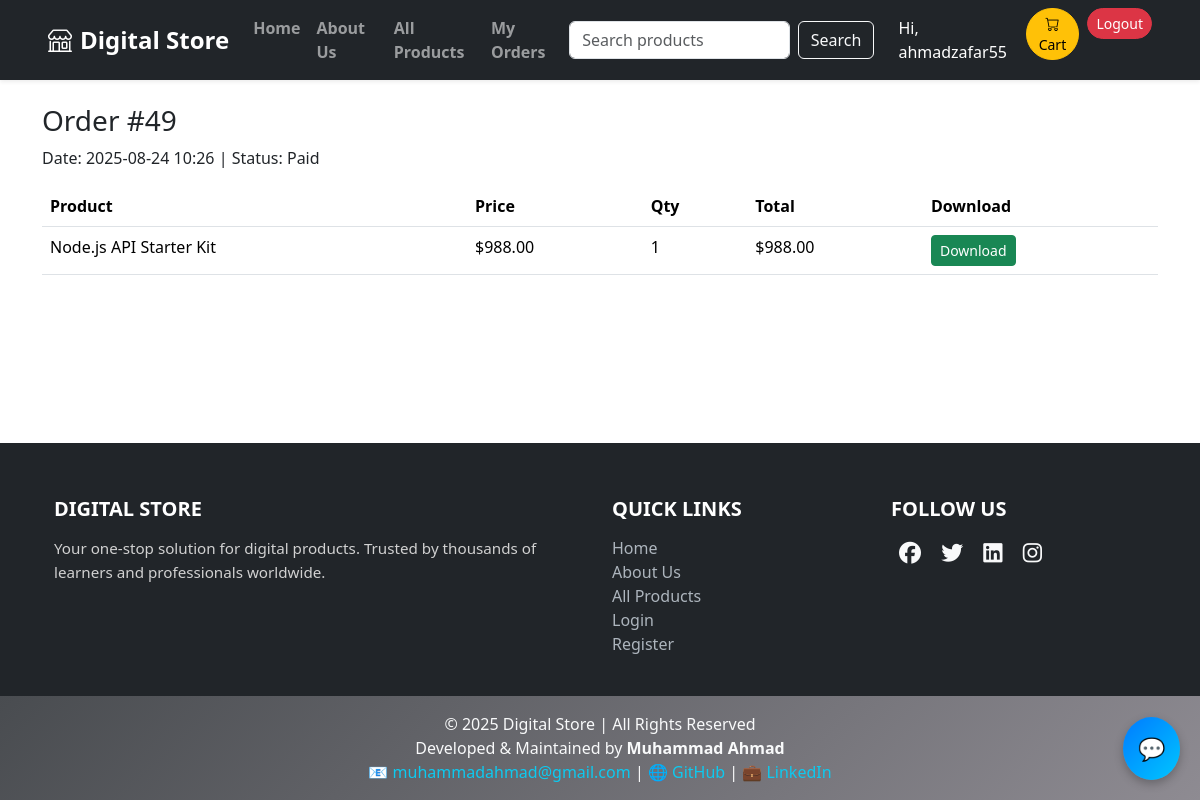
Page /store/orders/49/ (signed in) on the committed database.
### store/models.py (models this page shows, shortened)
class Order(models.Model):
    user = models.ForeignKey(User, on_delete=models.CASCADE, related_name='orders')
    created_at = models.DateTimeField(auto_now_add=True)
    paid = models.BooleanField(default=False)
    total = models.DecimalField(max_digits=10, decimal_places=2, default=0)
    class Meta:
        ordering = ['-created_at']

class OrderItem(models.Model):
    order = models.ForeignKey(Order, on_delete=models.CASCADE, related_name='items')
    product = models.ForeignKey(Product, on_delete=models.CASCADE)
    price = models.DecimalField(max_digits=8, decimal_places=2)
    quantity = models.PositiveIntegerField(default=1)
    def line_total(self):
        return self.price * self.quantity

class Product(models.Model):
    title = models.CharField(max_length=200)
    slug = models.SlugField(max_length=220, unique=True)
    category = models.ForeignKey(Category, on_delete=models.CASCADE, related_name='products')
    description = models.TextField()
    price = models.DecimalField(max_digits=8, decimal_places=2)
    image = models.ImageField(upload_to=product_image_path, blank=True, null=True)
    file = models.FileField(upload_to=product_file_path)
    is_active = models.BooleanField(default=True)
    created_at = models.DateTimeField(auto_now_add=True)
    class Meta:
        ordering = ['-created_at']

### store/views.py (the view)
# urls.py: path('orders/<int:order_id>/', views.order_detail, name='order_detail'),
@login_required
def order_detail(request, order_id):
    order = get_object_or_404(Order, id=order_id, user=request.user)
    return render(request, 'store/order_detail.html', {'order': order})

### store/templatetags/cart_extras.py (called while the page is built)
@register.filter
def currency(value):
    try:
        return f"${float(value):.2f}"
    except Exception:
        return value

### store/templates/store/order_detail.html (shortened to what this page needs)
{% extends 'base.html' %}
{% load cart_extras %}
{% block content %}
<h3>Order #{{ order.id }}</h3>
<p>Date: {{ order.created_at|date:'Y-m-d H:i' }} | Status: {% if order.paid %}Paid{% else %}Unpaid{% endif %}</p>
<table class="table">
  <thead><tr><th>Product</th><th>Price</th><th>Qty</th><th>Total</th><th>Download</th></tr></thead>
  <tbody>
    {% for item in order.items.all %}
    <tr>
      <td>{{ item.product.title }}</td>
      <td>{{ item.price|currency }}</td>
      <td>{{ item.quantity }}</td>
      <td>{{ item.line_total|currency }}</td>
      <td>
        {% if order.paid %}
          <a class="btn btn-sm btn-success" href="{% url 'store:secure_download' item.product.id %}">Download</a>
        {% else %}
          <span class="text-muted">Pay to download</span>
        {% endif %}
      </td>
    </tr>
    {% endfor %}
  </tbody>
</table>
{% endblock %}

### store/templates/base.html (shortened to what this page needs)
{% load static %}
<!DOCTYPE html>
<html lang="en">
<head>
  <link rel="stylesheet" href="https://cdn.jsdelivr.net/npm/bootstrap-icons@1.11.1/font/bootstrap-icons.css">
  <link rel="stylesheet" href="https://cdn.jsdelivr.net/npm/bootstrap@5.3.3/dist/css/bootstrap.min.css">
  <link rel="stylesheet" href="{% static 'store/css/styles.css' %}">
  <link rel="stylesheet" href="https://cdnjs.cloudflare.com/ajax/libs/font-awesome/6.5.0/css/all.min.css">
</head>
<body>
<nav class="navbar navbar-expand-lg navbar-dark bg-dark shadow-sm sticky-top ">
  <div class="container-fluid px-5">
    <a class="navbar-brand fw-bold fs-4" href="{% url 'store:index' %}">
      <i class="bi bi-shop me-2"></i>Digital Store
    </a>
    <div class="collapse navbar-collapse" id="navbarContent">
      <ul class="navbar-nav me-auto mb-2 mb-lg-0">
        <li class="nav-item">
          <a class="nav-link fw-semibold" href="{% url 'store:index' %}">Home</a>
        </li>
        <li class="nav-item">
          <a class="nav-link fw-semibold" href="{% url 'store:about' %}">About Us</a>
        </li>
        <li class="nav-item">
          <a class="nav-link fw-semibold" href="{% url 'store:all_products' %}">All Products</a>
        </li>
        <li class="nav-item">
          <a class="nav-link fw-semibold" href="{% url 'store:orders' %}">My Orders</a>
        </li>
      </ul>
      <form class="d-flex me-3" action="{% url 'store:search' %}">
        <input class="form-control me-2 " type="search" name="q" placeholder="Search products">
        <button class="btn btn-outline-light ">Search</button>
      </form>
      <ul class="navbar-nav mb-2 mb-lg-0">
        {% if user.is_authenticated %}
          <li class="nav-item d-flex align-items-center me-2">
            <span class="nav-link text-white">Hi, {{ user.username }}</span>
          </li>
          <li class="nav-item me-2">
            <a class="btn btn-warning btn-sm rounded-pill" href="{% url 'store:cart' %}">
              <i class="bi bi-cart"></i> Cart
            </a>
          </li>
          <li class="nav-item">
            <form action="{% url 'logout' %}" method="post" class="d-inline">
              <button type="submit" class="btn btn-danger btn-sm rounded-pill">Logout</button>
            </form>
          </li>
        {% endif %}
      </ul>
    </div>
  </div>
</nav>
<main class="container my-4">
  {% block content %}{% endblock %}
</main>
 {% block footer %}
    <footer class="text-white text-center text-lg-start">
      <div class="container p-4">
        <div class="row">
          <div class="col-lg-6 col-md-12 mb-4 mb-md-0 text-start">
            <h5 class="text-uppercase">Digital Store</h5>
            <p>
              Your one-stop solution for digital products.
              Trusted by thousands of learners and professionals worldwide.
            </p>
          </div>
          <div class="col-lg-3 col-md-6 mb-4 mb-md-0">
            <h5 class="text-uppercase">Quick Links</h5>
            <ul class="list-unstyled">
              <li><a href="{% url 'store:index' %}">Home</a></li>
              <li><a href="{% url 'store:about' %}">About Us</a></li>
              <li><a href="{% url 'store:all_products' %}">All Products</a></li>
              <li><a href="{% url 'login' %}">Login</a></li>
              <li><a href="{% url 'store:register' %}">Register</a></li>
            </ul>
          </div>
          <div class="col-lg-3 col-md-6 mb-4 mb-md-0">
            <h5 class="text-uppercase">Follow Us</h5>
            <div class="social-icons mt-2">
              <a href="https://facebook.com" target="_blank"><i class="fab fa-facebook"></i></a>
              <a href="https://twitter.com" target="_blank"><i class="fab fa-twitter"></i></a>
              <a href="https://linkedin.com" target="_blank"><i class="fab fa-linkedin"></i></a>
              <a href="https://instagram.com" target="_blank"><i class="fab fa-instagram"></i></a>
            </div>
          </div>
        </div>
      </div>
      <div class="text-center p-3" style="background: linear-gradient(135deg, #494c50ff, #8e8b92ff); color: #f8f9fa;">
        © 2025 Digital Store | All Rights Reserved <br>
        Developed & Maintained by <strong>Muhammad Ahmad</strong> <br>
        📧 <a href="mailto:muhammadahmad5165@gmail.com" class="text-decoration-none text-info">muhammadahmad@gmail.com</a> |
        🌐 <a href="https://github.com/muhammadahmad516576" target="_blank" class="text-decoration-none text-info">GitHub</a> |
        💼 <a href="https://www.linkedin.com/in/muhammad-ahmad-0608b5278" target="_blank" class="text-decoration-none text-info">LinkedIn</a>
      </div>
    </footer>
    {% endblock footer %}
{% block chatbot %}
    {% if request.resolver_match.url_name != 'login' and request.resolver_match.url_name != 'register' %}
<div id="chatbot-icon">💬</div>
    {% endif %}
{% endblock chatbot %}
</body>
</html>

### store/templates/base.html (style rules this page uses)
html, body { height: 100%; margin: 0; }
body { display: flex; flex-direction: column; min-height: 100vh; }
main { flex: 1; }
.navbar-nav .nav-link { position: relative; transition: color 0.3s; }
.navbar-nav .nav-link::after { content: ''; position: absolute; width: 0; height: 2px; bottom: 0; left: 0; background-color: #0dcaf0; transition: width 0.3s; }
footer { background: #212529; color: #f8f9fa; text-align: center; padding: 30px 0 0px; margin-top: auto; }
footer h5 { font-weight: bold; margin-bottom: 15px; }
footer p { font-size: 0.95rem; line-height: 1.6; color: #d1d1d1; }
footer a { color: #adb5bd; text-decoration: none; transition: color 0.3s ease-in-out; }
.social-icons a { display: inline-block; margin: 0 8px; font-size: 22px; color: #f8f9fa; transition: all 0.3s ease-in-out; }
#chatbot-icon { position: fixed; bottom: 20px; right: 20px; background: linear-gradient(135deg, #007bff, #00c6ff); color: white; border-radius: 50%; padding: 15px; cursor: pointer; font-size: 22px; box-shadow: 0 4px 10px rgba(0,0,0,0.25); transition: transform 0.2s ease-in-out; z-index: 1000; }

### rows in the picture
Order: id "49", created_at "2025-08-24 10:26"
OrderItem: product "Node.js API Starter Kit", price "$988.00", quantity "1", line_total "$988.00"

### other values in the picture
{{ user.username }} "ahmadzafar55"
